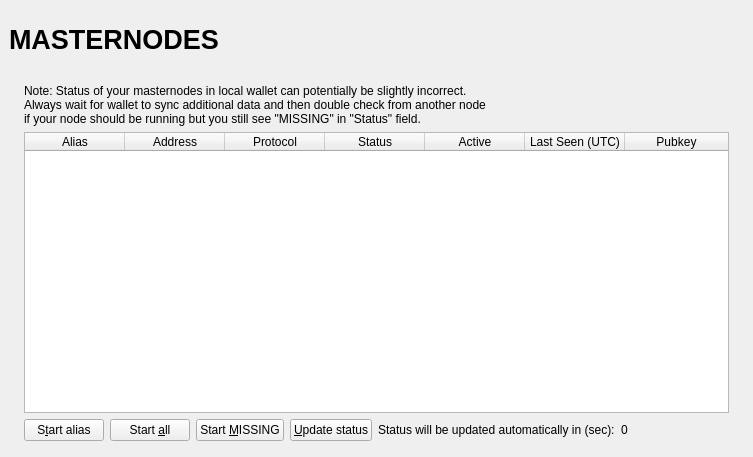
<?xml version="1.0" encoding="UTF-8"?>
<ui version="4.0">
 <class>MasternodeList</class>
 <widget class="QWidget" name="MasternodeList">
  <property name="geometry">
   <rect>
    <x>0</x>
    <y>0</y>
    <width>723</width>
    <height>457</height>
   </rect>
  </property>
  <property name="windowTitle">
   <string>Form</string>
  </property>
  <layout class="QVBoxLayout" name="topLayout" stretch="0">
   <property name="leftMargin">
    <number>9</number>
   </property>
   <property name="topMargin">
    <number>9</number>
   </property>
   <property name="rightMargin">
    <number>9</number>
   </property>
   <property name="bottomMargin">
    <number>9</number>
   </property>
   <item>
    <layout class="QVBoxLayout" name="verticalLayout_Master" stretch="0,1">
     <property name="spacing">
      <number>0</number>
     </property>
     <item>
      <widget class="QFrame" name="frame_Header">
       <layout class="QVBoxLayout" name="verticalLayout_4">
        <property name="leftMargin">
         <number>0</number>
        </property>
        <property name="topMargin">
         <number>0</number>
        </property>
        <property name="rightMargin">
         <number>0</number>
        </property>
        <property name="bottomMargin">
         <number>0</number>
        </property>
        <item>
         <layout class="QHBoxLayout" name="horizontalLayout_Header" stretch="1,0,1">
          <item>
           <widget class="QLabel" name="labelOverviewHeaderLeft">
            <property name="minimumSize">
             <size>
              <width>464</width>
              <height>60</height>
             </size>
            </property>
            <property name="maximumSize">
             <size>
              <width>16777215</width>
              <height>60</height>
             </size>
            </property>
            <property name="font">
             <font>
              <pointsize>20</pointsize>
              <weight>75</weight>
              <bold>true</bold>
             </font>
            </property>
            <property name="text">
             <string>MASTERNODES</string>
            </property>
           </widget>
          </item>
          <item>
           <spacer name="horizontalSpacer">
            <property name="orientation">
             <enum>Qt::Horizontal</enum>
            </property>
            <property name="sizeHint" stdset="0">
             <size>
              <width>40</width>
              <height>20</height>
             </size>
            </property>
           </spacer>
          </item>
          <item>
           <widget class="QLabel" name="labelOverviewHeaderRight">
            <property name="minimumSize">
             <size>
              <width>265</width>
              <height>60</height>
             </size>
            </property>
            <property name="maximumSize">
             <size>
              <width>265</width>
              <height>60</height>
             </size>
            </property>
            <property name="font">
             <font>
              <pointsize>14</pointsize>
             </font>
            </property>
            <property name="text">
             <string/>
            </property>
            <property name="alignment">
             <set>Qt::AlignRight|Qt::AlignTrailing|Qt::AlignVCenter</set>
            </property>
           </widget>
          </item>
         </layout>
        </item>
       </layout>
      </widget>
     </item>
     <item>
      <widget class="QFrame" name="frame_BG">
       <layout class="QVBoxLayout" name="verticalLayout_3">
        <property name="leftMargin">
         <number>6</number>
        </property>
        <property name="topMargin">
         <number>6</number>
        </property>
        <property name="rightMargin">
         <number>6</number>
        </property>
        <property name="bottomMargin">
         <number>6</number>
        </property>
        <item>
         <widget class="QFrame" name="frame_Content">
          <layout class="QVBoxLayout" name="verticalLayout">
           <property name="spacing">
            <number>0</number>
           </property>
           <property name="leftMargin">
            <number>0</number>
           </property>
           <property name="topMargin">
            <number>0</number>
           </property>
           <property name="rightMargin">
            <number>0</number>
           </property>
           <property name="bottomMargin">
            <number>0</number>
           </property>
           <item>
            <layout class="QGridLayout" name="gridLayout_2">
             <property name="spacing">
              <number>2</number>
             </property>
             <item row="0" column="0">
              <widget class="QFrame" name="frameList">
               <layout class="QVBoxLayout" name="verticalLayout_2">
                <property name="bottomMargin">
                 <number>1</number>
                </property>
                <item>
                 <layout class="QHBoxLayout" name="horizontalLayout_note">
                  <property name="bottomMargin">
                   <number>0</number>
                  </property>
                  <item>
                   <widget class="QLabel" name="updateNote">
                    <property name="text">
                     <string>Note: Status of your masternodes in local wallet can potentially be slightly incorrect.&lt;br /&gt;Always wait for wallet to sync additional data and then double check from another node&lt;br /&gt;if your node should be running but you still see &quot;MISSING&quot; in &quot;Status&quot; field.</string>
                    </property>
                   </widget>
                  </item>
                 </layout>
                </item>
                <item>
                 <widget class="QTableWidget" name="tableWidgetMyMasternodes">
                  <property name="minimumSize">
                   <size>
                    <width>695</width>
                    <height>0</height>
                   </size>
                  </property>
                  <property name="palette">
                   <palette>
                    <active>
                     <colorrole role="Text">
                      <brush brushstyle="SolidPattern">
                       <color alpha="255">
                        <red>51</red>
                        <green>51</green>
                        <blue>51</blue>
                       </color>
                      </brush>
                     </colorrole>
                    </active>
                    <inactive>
                     <colorrole role="Text">
                      <brush brushstyle="SolidPattern">
                       <color alpha="255">
                        <red>51</red>
                        <green>51</green>
                        <blue>51</blue>
                       </color>
                      </brush>
                     </colorrole>
                    </inactive>
                    <disabled>
                     <colorrole role="Text">
                      <brush brushstyle="SolidPattern">
                       <color alpha="255">
                        <red>85</red>
                        <green>85</green>
                        <blue>85</blue>
                       </color>
                      </brush>
                     </colorrole>
                    </disabled>
                   </palette>
                  </property>
                  <property name="editTriggers">
                   <set>QAbstractItemView::NoEditTriggers</set>
                  </property>
                  <property name="alternatingRowColors">
                   <bool>true</bool>
                  </property>
                  <property name="selectionMode">
                   <enum>QAbstractItemView::SingleSelection</enum>
                  </property>
                  <property name="selectionBehavior">
                   <enum>QAbstractItemView::SelectRows</enum>
                  </property>
                  <property name="sortingEnabled">
                   <bool>true</bool>
                  </property>
                  <attribute name="horizontalHeaderStretchLastSection">
                   <bool>true</bool>
                  </attribute>
                  <column>
                   <property name="text">
                    <string>Alias</string>
                   </property>
                  </column>
                  <column>
                   <property name="text">
                    <string>Address</string>
                   </property>
                  </column>
                  <column>
                   <property name="text">
                    <string>Protocol</string>
                   </property>
                  </column>
                  <column>
                   <property name="text">
                    <string>Status</string>
                   </property>
                  </column>
                  <column>
                   <property name="text">
                    <string>Active</string>
                   </property>
                  </column>
                  <column>
                   <property name="text">
                    <string>Last Seen (UTC)</string>
                   </property>
                  </column>
                  <column>
                   <property name="text">
                    <string>Pubkey</string>
                   </property>
                  </column>
                 </widget>
                </item>
                <item>
                 <layout class="QHBoxLayout" name="horizontalLayout_5">
                  <property name="bottomMargin">
                   <number>0</number>
                  </property>
                  <item>
                   <widget class="QPushButton" name="startButton">
                    <property name="text">
                     <string>S&amp;tart alias</string>
                    </property>
                   </widget>
                  </item>
                  <item>
                   <widget class="QPushButton" name="startAllButton">
                    <property name="text">
                     <string>Start &amp;all</string>
                    </property>
                   </widget>
                  </item>
                  <item>
                   <widget class="QPushButton" name="startMissingButton">
                    <property name="text">
                     <string>Start &amp;MISSING</string>
                    </property>
                   </widget>
                  </item>
                  <item>
                   <widget class="QPushButton" name="UpdateButton">
                    <property name="text">
                     <string>&amp;Update status</string>
                    </property>
                   </widget>
                  </item>
                  <item>
                   <widget class="QLabel" name="autoupdate_label">
                    <property name="text">
                     <string>Status will be updated automatically in (sec):</string>
                    </property>
                   </widget>
                  </item>
                  <item>
                   <widget class="QLabel" name="secondsLabel">
                    <property name="text">
                     <string>0</string>
                    </property>
                   </widget>
                  </item>
                  <item>
                   <spacer name="horizontalSpacer_5">
                    <property name="orientation">
                     <enum>Qt::Horizontal</enum>
                    </property>
                    <property name="sizeHint" stdset="0">
                     <size>
                      <width>40</width>
                      <height>20</height>
                     </size>
                    </property>
                   </spacer>
                  </item>
                 </layout>
                </item>
               </layout>
              </widget>
             </item>
            </layout>
           </item>
          </layout>
         </widget>
        </item>
       </layout>
      </widget>
     </item>
    </layout>
   </item>
  </layout>
 </widget>
 <resources/>
 <connections/>
</ui>
